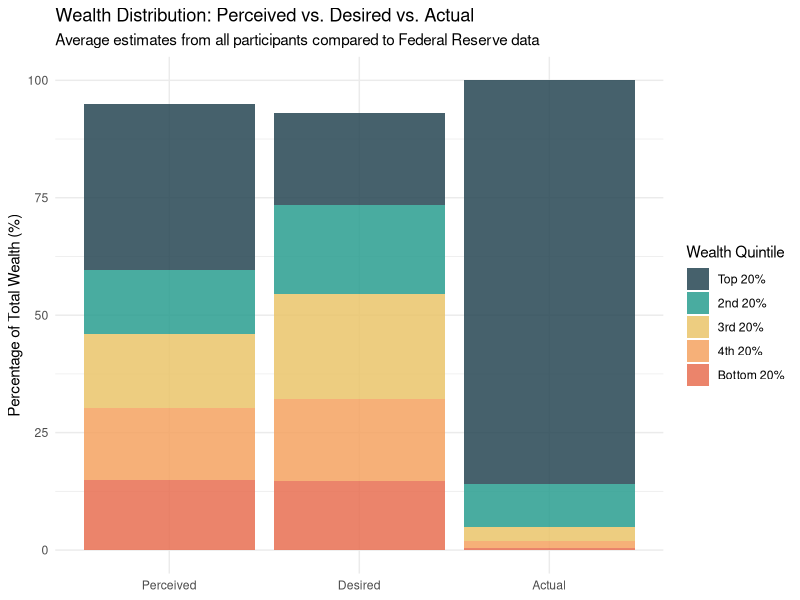
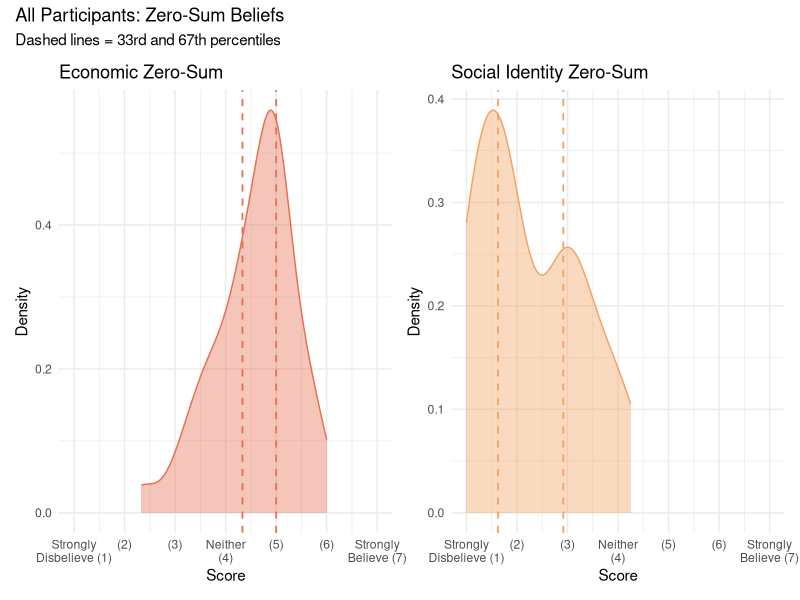
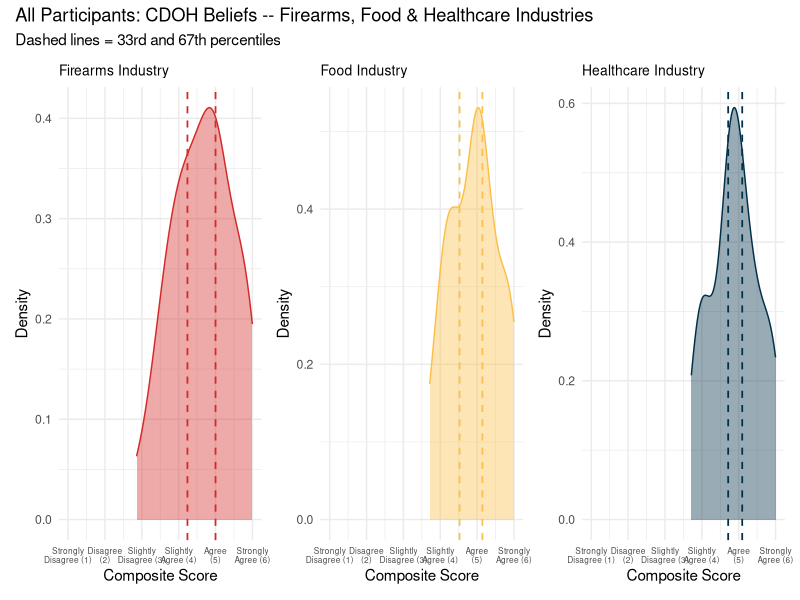

Write the R code that produced these figures, in order.
## ---- chunk 1
#| label: setup-ch9
#| include: false

library(tidyverse)
library(ggplot2)
library(ggpubr)
library(patchwork)
library(kableExtra)

# ---- Percentile Helper ----
add_percentile <- function(x) {
  pct <- round(percent_rank(x) * 100)
  label <- case_when(
    pct < 33.33 ~ "low",
    pct < 66.67 ~ "mid",
    TRUE ~ "high"
  )
  paste0(pct, "% (", label, ")")
}

# ---- Color Palette for Chapter 9 ----
# Wealth Distribution
colors_perceived  <- "#264653"   # dark teal — Perceived distribution
colors_desired    <- "#2a9d8f"   # teal — Desired distribution
colors_actual     <- "#e9c46a"   # gold — Actual distribution

# Zero-Sum Beliefs
colors_zs_economic <- "#e76f51"  # burnt orange — Economic zero-sum
colors_zs_social   <- "#f4a261"  # amber — Social identity zero-sum

# CDOH Beliefs
colors_cdoh_firearms  <- "#d62828"   # red — Firearms industry
colors_cdoh_food      <- "#fcbf49"   # yellow — Food industry
colors_cdoh_health    <- "#003049"   # dark blue — Healthcare industry

# ---- Load & Prepare Data ----
alldata <- read_csv("data/survey_data.csv", show_col_types = FALSE)

alldata <- alldata %>%
  filter(
    !is.na(PASSWORD),
    PASSWORD != "PASSWORD",
    !grepl("ImportId", PASSWORD, fixed = TRUE),
    !grepl("ImportId", YEAR, fixed = TRUE),
    PASSWORD != "What is the current year?",
    YEAR != "What is the current year?"
  )

# Remove duplicate olive0925 (keep first occurrence, drop second)
olive_rows <- which(alldata$PASSWORD == "olive0925")
if (length(olive_rows) > 1) {
  alldata <- alldata[-olive_rows[-1], ]
}

# Clean passwords: replace identifying entries
alldata <- alldata %>%
  mutate(
    PASSWORD = case_when(
      PASSWORD == "Powerisgay2!" ~ "Power2",
      PASSWORD == "K1lc0yne$402" ~ "Health$402",
      PASSWORD == "Charlie1203" ~ "Health1203",
      PASSWORD == "aaron4103" ~ "health4103",
      PASSWORD == "brandonc1248" ~ "health1248",
      PASSWORD == "joyas1244" ~ "health1244",
      PASSWORD == "olive0925" ~ "health0925",
      TRUE ~ PASSWORD
    )
  )

alldata <- alldata %>%
  mutate(
    CLASS = factor(
      CLASS,
      levels = c("1", "2", "3"),
      labels = c("PH322", "ANTH206", "Peer Mentor / TA")
    )
  )
## ---- chunk 2
#| label: wealth-compute

wealth_data <- alldata %>%
  select(CLASS, PASSWORD,
         WEALTHDISTRIBUTION_5, WEALTHDISTRIBUTION_4, WEALTHDISTRIBUTION_3,
         WEALTHDISTRIBUTION_2, WEALTHDISTRIBUTION_1,
         DESIREDWEALTHDISTRIB_5, DESIREDWEALTHDISTRIB_4, DESIREDWEALTHDISTRIB_3,
         DESIREDWEALTHDISTRIB_2, DESIREDWEALTHDISTRIB_1) %>%
  mutate(across(-c(CLASS, PASSWORD), ~ as.numeric(.)))
## ---- chunk 3
#| label: wealth-password-perceived

wealth_perceived <- wealth_data %>%
  filter(!is.na(PASSWORD), PASSWORD != "") %>%
  select(PASSWORD,
         WEALTHDISTRIBUTION_5, WEALTHDISTRIBUTION_4, WEALTHDISTRIBUTION_3,
         WEALTHDISTRIBUTION_2, WEALTHDISTRIBUTION_1) %>%
  arrange(PASSWORD)

kbl(
  wealth_perceived,
  digits = 1,
  escape = FALSE,
  col.names = c("Password",
                 paste0("<span style='color:", colors_perceived, "'>Top 20%</span>"),
                 paste0("<span style='color:", colors_perceived, "'>2nd</span>"),
                 paste0("<span style='color:", colors_perceived, "'>3rd</span>"),
                 paste0("<span style='color:", colors_perceived, "'>4th</span>"),
                 paste0("<span style='color:", colors_perceived, "'>Bottom 20%</span>")),
  caption = "Perceived Wealth Distribution (% of total wealth)"
) %>%
  kable_styling(bootstrap_options = c("striped", "hover", "condensed"), full_width = FALSE)
## ---- chunk 4
#| label: wealth-password-desired

wealth_desired <- wealth_data %>%
  filter(!is.na(PASSWORD), PASSWORD != "") %>%
  select(PASSWORD,
         DESIREDWEALTHDISTRIB_5, DESIREDWEALTHDISTRIB_4, DESIREDWEALTHDISTRIB_3,
         DESIREDWEALTHDISTRIB_2, DESIREDWEALTHDISTRIB_1) %>%
  arrange(PASSWORD)

kbl(
  wealth_desired,
  digits = 1,
  escape = FALSE,
  col.names = c("Password",
                 paste0("<span style='color:", colors_desired, "'>Top 20%</span>"),
                 paste0("<span style='color:", colors_desired, "'>2nd</span>"),
                 paste0("<span style='color:", colors_desired, "'>3rd</span>"),
                 paste0("<span style='color:", colors_desired, "'>4th</span>"),
                 paste0("<span style='color:", colors_desired, "'>Bottom 20%</span>")),
  caption = "Desired Wealth Distribution (% of total wealth)"
) %>%
  kable_styling(bootstrap_options = c("striped", "hover", "condensed"), full_width = FALSE)
## ---- chunk 5
#| label: wealth-stacked-bar
#| fig-cap: "Wealth Distribution: Average perceived vs. desired distribution compared to actual U.S. wealth distribution."
#| fig-width: 10
#| fig-height: 6

# Calculate average perceived and desired
avg_perceived <- wealth_data %>%
  summarise(across(starts_with("WEALTHDISTRIBUTION_"), ~ mean(., na.rm = TRUE))) %>%
  pivot_longer(everything(), names_to = "quintile", values_to = "pct") %>%
  mutate(
    quintile_label = c("Top 20%", "2nd 20%", "3rd 20%", "4th 20%", "Bottom 20%"),
    type = "Perceived"
  )

avg_desired <- wealth_data %>%
  summarise(across(starts_with("DESIREDWEALTHDISTRIB_"), ~ mean(., na.rm = TRUE))) %>%
  pivot_longer(everything(), names_to = "quintile", values_to = "pct") %>%
  mutate(
    quintile_label = c("Top 20%", "2nd 20%", "3rd 20%", "4th 20%", "Bottom 20%"),
    type = "Desired"
  )

# Actual U.S. wealth distribution (approximate, Federal Reserve 2022)
actual <- tibble(
  quintile = paste0("actual_", 1:5),
  pct = c(86, 9, 3, 1.5, 0.5),
  quintile_label = c("Top 20%", "2nd 20%", "3rd 20%", "4th 20%", "Bottom 20%"),
  type = "Actual"
)

wealth_compare <- bind_rows(avg_perceived, avg_desired, actual) %>%
  mutate(
    type = factor(type, levels = c("Perceived", "Desired", "Actual")),
    quintile_label = factor(quintile_label,
      levels = c("Top 20%", "2nd 20%", "3rd 20%", "4th 20%", "Bottom 20%"))
  )

ggplot(wealth_compare, aes(x = type, y = pct, fill = quintile_label)) +
  geom_col(position = "stack", alpha = 0.85) +
  scale_fill_manual(values = c(
    "Top 20%" = "#264653", "2nd 20%" = "#2a9d8f",
    "3rd 20%" = "#e9c46a", "4th 20%" = "#f4a261", "Bottom 20%" = "#e76f51"
  )) +
  labs(
    title = "Wealth Distribution: Perceived vs. Desired vs. Actual",
    subtitle = "Average estimates from all participants compared to Federal Reserve data",
    x = NULL, y = "Percentage of Total Wealth (%)",
    fill = "Wealth Quintile"
  ) +
  theme_minimal() +
  theme(legend.position = "right")
## ---- chunk 6
#| label: zerosun-compute

zs_data <- alldata %>%
  select(CLASS, PASSWORD, all_of(paste0("OPINIONBELIEFS_", 1:11))) %>%
  mutate(across(starts_with("OPINIONBELIEFS_"), ~ as.numeric(.)))

zs_data <- zs_data %>%
  mutate(
    zs_economic = rowMeans(
      pick(OPINIONBELIEFS_1, OPINIONBELIEFS_2, OPINIONBELIEFS_3), na.rm = TRUE
    ),
    zs_social = rowMeans(
      pick(all_of(paste0("OPINIONBELIEFS_", 4:11))), na.rm = TRUE
    )
  )
## ---- chunk 7
#| label: zerosun-password-table

zs_password <- zs_data %>%
  filter(!is.na(PASSWORD), PASSWORD != "") %>%
  select(PASSWORD, zs_economic, zs_social) %>%
  mutate(
    zs_economic_pct = add_percentile(zs_economic),
    zs_social_pct = add_percentile(zs_social)
  ) %>%
  select(PASSWORD, zs_economic, zs_economic_pct, zs_social, zs_social_pct) %>%
  arrange(PASSWORD)

kbl(
  zs_password,
  digits = 2,
  escape = FALSE,
  col.names = c("Password",
                 paste0("<span style='color:", colors_zs_economic, "'>Economic</span>"),
                 paste0("<span style='color:", colors_zs_economic, "'>Percentile</span>"),
                 paste0("<span style='color:", colors_zs_social, "'>Social Identity</span>"),
                 paste0("<span style='color:", colors_zs_social, "'>Percentile</span>")),
  caption = "Zero-Sum Beliefs: Your Composite Scores"
) %>%
  kable_styling(bootstrap_options = c("striped", "hover", "condensed"), full_width = FALSE)
## ---- chunk 8
#| label: zerosun-density
#| fig-cap: "Zero-Sum Beliefs: Economic vs. Social Identity dimensions. Dashed lines indicate 33rd and 67th percentiles."
#| fig-width: 10
#| fig-height: 5

zs_long <- zs_data %>%
  select(CLASS, zs_economic, zs_social) %>%
  pivot_longer(cols = starts_with("zs_"), names_to = "dimension", values_to = "score") %>%
  mutate(dimension = recode(dimension,
    zs_economic = "Economic Zero-Sum", zs_social = "Social Identity Zero-Sum"))

zs_econ_scores <- zs_long %>% filter(dimension == "Economic Zero-Sum") %>% pull(score)
zs_econ_q33 <- quantile(zs_econ_scores, probs = 1/3, na.rm = TRUE)
zs_econ_q67 <- quantile(zs_econ_scores, probs = 2/3, na.rm = TRUE)

zs_soc_scores <- zs_long %>% filter(dimension == "Social Identity Zero-Sum") %>% pull(score)
zs_soc_q33 <- quantile(zs_soc_scores, probs = 1/3, na.rm = TRUE)
zs_soc_q67 <- quantile(zs_soc_scores, probs = 2/3, na.rm = TRUE)

p_zs_econ <- ggdensity(
  zs_long %>% filter(dimension == "Economic Zero-Sum"),
  x = "score", fill = colors_zs_economic, color = colors_zs_economic, alpha = 0.4
) +
  geom_vline(xintercept = zs_econ_q33, linetype = "dashed", color = colors_zs_economic, linewidth = 0.6) +
  geom_vline(xintercept = zs_econ_q67, linetype = "dashed", color = colors_zs_economic, linewidth = 0.6) +
  coord_cartesian(xlim = c(1, 7)) + scale_x_continuous(breaks = 1:7, labels = c("Strongly\nDisbelieve (1)", "(2)", "(3)", "Neither\n(4)", "(5)", "(6)", "Strongly\nBelieve (7)")) +
  labs(title = "Economic Zero-Sum", x = "Score", y = "Density") +
  theme_minimal() + theme(legend.position = "none")

p_zs_soc <- ggdensity(
  zs_long %>% filter(dimension == "Social Identity Zero-Sum"),
  x = "score", fill = colors_zs_social, color = colors_zs_social, alpha = 0.4
) +
  geom_vline(xintercept = zs_soc_q33, linetype = "dashed", color = colors_zs_social, linewidth = 0.6) +
  geom_vline(xintercept = zs_soc_q67, linetype = "dashed", color = colors_zs_social, linewidth = 0.6) +
  coord_cartesian(xlim = c(1, 7)) + scale_x_continuous(breaks = 1:7, labels = c("Strongly\nDisbelieve (1)", "(2)", "(3)", "Neither\n(4)", "(5)", "(6)", "Strongly\nBelieve (7)")) +
  labs(title = "Social Identity Zero-Sum", x = "Score", y = "Density") +
  theme_minimal() + theme(legend.position = "none")

p_zs_econ + p_zs_soc +
  plot_annotation(
    title = "All Participants: Zero-Sum Beliefs",
    subtitle = "Dashed lines = 33rd and 67th percentiles"
  )
## ---- chunk 9
#| label: cdoh-compute

cdoh_data <- alldata %>%
  select(CLASS, PASSWORD, all_of(paste0("CDOHBELIEFS_", 1:21))) %>%
  mutate(across(starts_with("CDOHBELIEFS_"), ~ as.numeric(.)))

cdoh_data <- cdoh_data %>%
  mutate(
    cdoh_firearms = rowMeans(
      pick(CDOHBELIEFS_1, CDOHBELIEFS_4, CDOHBELIEFS_7,
             CDOHBELIEFS_10, CDOHBELIEFS_13, CDOHBELIEFS_16, CDOHBELIEFS_19),
      na.rm = TRUE
    ),
    cdoh_food = rowMeans(
      pick(CDOHBELIEFS_2, CDOHBELIEFS_5, CDOHBELIEFS_8,
             CDOHBELIEFS_11, CDOHBELIEFS_14, CDOHBELIEFS_17, CDOHBELIEFS_20),
      na.rm = TRUE
    ),
    cdoh_healthcare = rowMeans(
      pick(CDOHBELIEFS_3, CDOHBELIEFS_6, CDOHBELIEFS_9,
             CDOHBELIEFS_12, CDOHBELIEFS_15, CDOHBELIEFS_18, CDOHBELIEFS_21),
      na.rm = TRUE
    )
  )
## ---- chunk 10
#| label: cdoh-password-table

cdoh_password <- cdoh_data %>%
  filter(!is.na(PASSWORD), PASSWORD != "") %>%
  select(PASSWORD, cdoh_firearms, cdoh_food, cdoh_healthcare) %>%
  mutate(
    cdoh_firearms_pct = add_percentile(cdoh_firearms),
    cdoh_food_pct = add_percentile(cdoh_food),
    cdoh_healthcare_pct = add_percentile(cdoh_healthcare)
  ) %>%
  select(PASSWORD, cdoh_firearms, cdoh_firearms_pct, cdoh_food, cdoh_food_pct, cdoh_healthcare, cdoh_healthcare_pct) %>%
  arrange(PASSWORD)

kbl(
  cdoh_password,
  digits = 2,
  escape = FALSE,
  col.names = c("Password",
                 paste0("<span style='color:", colors_cdoh_firearms, "'>Firearms</span>"),
                 paste0("<span style='color:", colors_cdoh_firearms, "'>Fire(%)</span>"),
                 paste0("<span style='color:", colors_cdoh_food, "'>Food</span>"),
                 paste0("<span style='color:", colors_cdoh_food, "'>Food(%)</span>"),
                 paste0("<span style='color:", colors_cdoh_health, "'>Healthcare</span>"),
                 paste0("<span style='color:", colors_cdoh_health, "'>HC(%)</span>")),
  caption = "CDOH Beliefs: Firearms, Food & Healthcare Industry Composite Scores"
) %>%
  kable_styling(bootstrap_options = c("striped", "hover", "condensed"), full_width = TRUE)
## ---- chunk 11
#| label: cdoh-density
#| fig-cap: "CDOH Beliefs: Beliefs about corporate influence on health across three industries. Dashed lines indicate 33rd and 67th percentiles."
#| fig-width: 14
#| fig-height: 5

cdoh_long <- cdoh_data %>%
  select(CLASS, cdoh_firearms, cdoh_food, cdoh_healthcare) %>%
  pivot_longer(cols = starts_with("cdoh_"), names_to = "industry", values_to = "score") %>%
  mutate(
    industry = recode(industry,
      cdoh_firearms = "Firearms Industry",
      cdoh_food = "Food Industry",
      cdoh_healthcare = "Healthcare Industry"),
    industry = factor(industry, levels = c("Firearms Industry", "Food Industry", "Healthcare Industry"))
  )

make_cdoh_plot <- function(name, color) {
  d <- cdoh_long %>% filter(industry == name)
  q33 <- quantile(d$score, probs = 1/3, na.rm = TRUE)
  q67 <- quantile(d$score, probs = 2/3, na.rm = TRUE)
  ggdensity(d, x = "score", fill = color, color = color, alpha = 0.4) +
    geom_vline(xintercept = q33, linetype = "dashed", color = color, linewidth = 0.6) +
    geom_vline(xintercept = q67, linetype = "dashed", color = color, linewidth = 0.6) +
    coord_cartesian(xlim = c(1, 6)) +
    scale_x_continuous(breaks = 1:6, labels = c("Strongly\nDisagree (1)", "Disagree\n(2)", "Slightly\nDisagree (3)", "Slightly\nAgree (4)", "Agree\n(5)", "Strongly\nAgree (6)")) +
    labs(title = name, x = "Composite Score", y = "Density") +
    theme_minimal() + theme(legend.position = "none", plot.title = element_text(size = 10), axis.text.x = element_text(size = 6))
}

p_fire <- make_cdoh_plot("Firearms Industry", colors_cdoh_firearms)
p_food <- make_cdoh_plot("Food Industry", colors_cdoh_food)
p_hc <- make_cdoh_plot("Healthcare Industry", colors_cdoh_health)

p_fire + p_food + p_hc +
  plot_annotation(
    title = "All Participants: CDOH Beliefs -- Firearms, Food & Healthcare Industries",
    subtitle = "Dashed lines = 33rd and 67th percentiles"
  )
